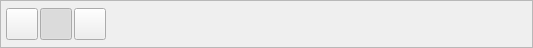
      <widget class="QFrame" name="frame_3" >
       <property name="sizePolicy" >
        <sizepolicy>
         <hsizetype>7</hsizetype>
         <vsizetype>7</vsizetype>
         <horstretch>0</horstretch>
         <verstretch>0</verstretch>
        </sizepolicy>
       </property>
       <property name="maximumSize" >
        <size>
         <width>16777215</width>
         <height>48</height>
        </size>
       </property>
       <property name="frameShape" >
        <enum>QFrame::StyledPanel</enum>
       </property>
       <property name="frameShadow" >
        <enum>QFrame::Raised</enum>
       </property>
       <layout class="QHBoxLayout" >
        <property name="margin" >
         <number>5</number>
        </property>
        <property name="spacing" >
         <number>2</number>
        </property>
        <item>
         <widget class="QToolButton" name="mui_imprimir" >
          <property name="minimumSize" >
           <size>
            <width>32</width>
            <height>32</height>
           </size>
          </property>
          <property name="toolTip" >
           <string>Borrar albaran</string>
          </property>
          <property name="whatsThis" >
           <string>Borrar albaran</string>
          </property>
          <property name="text" >
           <string/>
          </property>
          <property name="icon" >
           <iconset resource="../../../bulmages.qrc" >:/Genericos32x32/images/png/i_filePrint.xpm</iconset>
          </property>
          <property name="iconSize" >
           <size>
            <width>22</width>
            <height>22</height>
           </size>
          </property>
         </widget>
        </item>
        <item>
         <widget class="QToolButton" name="mui_filtrar" >
          <property name="minimumSize" >
           <size>
            <width>32</width>
            <height>32</height>
           </size>
          </property>
          <property name="toolTip" >
           <string>Imprimir albaran</string>
          </property>
          <property name="whatsThis" >
           <string>Imprimir albaran</string>
          </property>
          <property name="text" >
           <string/>
          </property>
          <property name="icon" >
           <iconset resource="../../../bulmages.qrc" >:/Genericos32x32/images/png/i_find.png</iconset>
          </property>
          <property name="iconSize" >
           <size>
            <width>22</width>
            <height>22</height>
           </size>
          </property>
          <property name="checkable" >
           <bool>true</bool>
          </property>
          <property name="checked" >
           <bool>true</bool>
          </property>
         </widget>
        </item>
        <item>
         <widget class="QToolButton" name="mui_actualizar" >
          <property name="minimumSize" >
           <size>
            <width>32</width>
            <height>32</height>
           </size>
          </property>
          <property name="toolTip" >
           <string>Imprimir albaran</string>
          </property>
          <property name="whatsThis" >
           <string>Imprimir albaran</string>
          </property>
          <property name="text" >
           <string/>
          </property>
          <property name="icon" >
           <iconset resource="../../../bulmages.qrc" >:/Genericos32x32/images/png/i_reload.png</iconset>
          </property>
          <property name="iconSize" >
           <size>
            <width>22</width>
            <height>22</height>
           </size>
          </property>
          <property name="checkable" >
           <bool>false</bool>
          </property>
          <property name="checked" >
           <bool>false</bool>
          </property>
         </widget>
        </item>
        <item>
         <spacer>
          <property name="orientation" >
           <enum>Qt::Horizontal</enum>
          </property>
          <property name="sizeType" >
           <enum>QSizePolicy::Expanding</enum>
          </property>
          <property name="sizeHint" >
           <size>
            <width>421</width>
            <height>26</height>
           </size>
          </property>
         </spacer>
        </item>
       </layout>
      </widget>
